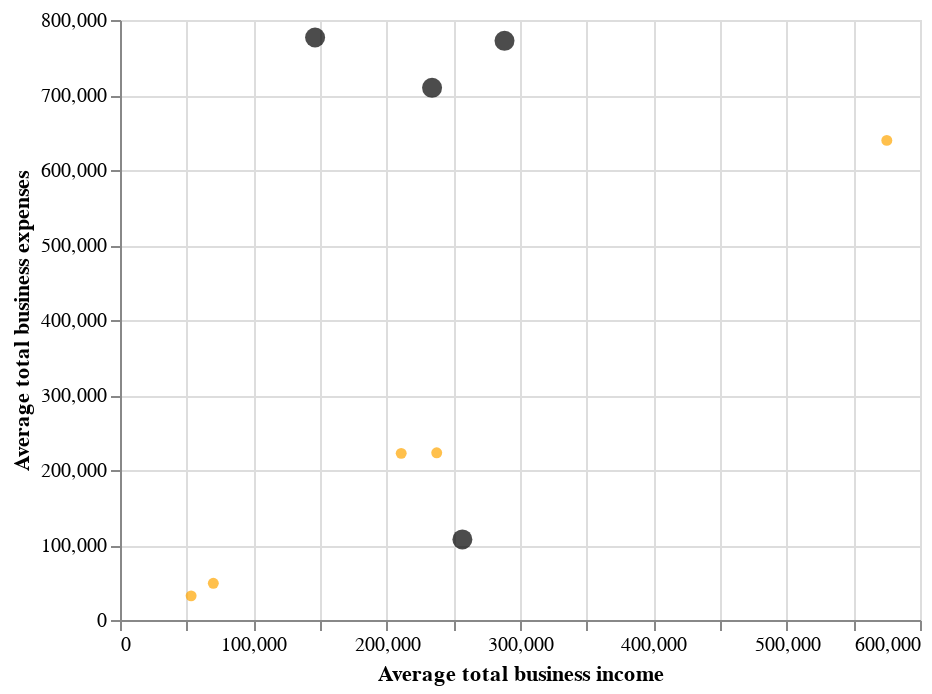

Notebook source saved alongside this figure:
### Code cell
chart1 + chart2

### Figure 1 — Vega-Lite specification as saved in the notebook (floating-point values rounded to 4 significant figures)
{"config": {"view": {"continuousWidth": 400, "continuousHeight": 300}}, "layer": [{"data": {"name": "data-ee08fe22868040b6b3d88b7a2d94fff4"}, "mark": "circle", "encoding": {"color": {"value": "orange"}, "tooltip": [{"type": "quantitative", "field": "Postcode"}, {"type": "quantitative", "field": "Average total business income"}, {"type": "quantitative", "field": "Average total business expenses"}], "x": {"type": "quantitative", "field": "Average total business income"}, "y": {"type": "quantitative", "field": "Average total business expenses"}}, "selection": {"selector001": {"type": "interval", "bind": "scales", "encodings": ["x", "y"]}}}, {"data": {"name": "data-cf07bf0b764f70c0c261b0e26517107f"}, "mark": {"type": "circle", "size": 100}, "encoding": {"color": {"value": "black"}, "tooltip": [{"type": "quantitative", "field": "cluster"}, {"type": "quantitative", "field": "Average total business income"}, {"type": "quantitative", "field": "Average total business expenses"}], "x": {"type": "quantitative", "field": "Average total business income"}, "y": {"type": "quantitative", "field": "Average total business expenses"}}, "selection": {"selector002": {"type": "interval", "bind": "scales", "encodings": ["x", "y"]}}}], "$schema": "https://vega.github.io/schema/vega-lite/v4.8.1.json", "datasets": {"data-ee08fe22868040b6b3d88b7a2d94fff4": [{"Postcode": 2000, "Average total business income": 210901, "Average total business expenses": 222191}, {"Postcode": 2006, "Average total business income": 69983, "Average total business expenses": 48971}, {"Postcode": 2007, "Average total business income": 575099, "Average total business expenses": 639499}, {"Postcode": 2008, "Average total business income": 53329, "Average total business expenses": 32173}, {"Postcode": 2009, "Average total business income": 237539, "Average total business expenses": 222993}], "data-cf07bf0b764f70c0c261b0e26517107f": [{"Average total business income": 288389, "Average total business expenses": 772246, "cluster": 0}, {"Average total business income": 256787, "Average total business expenses": 107473, "cluster": 1}, {"Average total business income": 234053, "Average total business expenses": 709570, "cluster": 2}, {"Average total business income": 146316, "Average total business expenses": 776646, "cluster": 3}]}}
